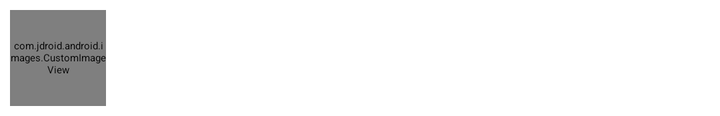
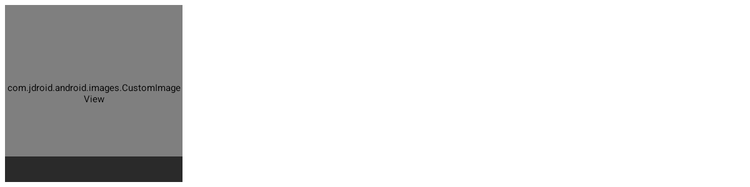

An Android layout and its configuration variant, each rendered on a device that would load it. The default file and the variant file are quoted in full after the pictures.
<!-- AndroidManifest.xml: application theme Theme.Sherlock -->
<!-- res/layout/facebook_user_item.xml -->
<?xml version="1.0" encoding="utf-8"?>
<LinearLayout xmlns:android="http://schemas.android.com/apk/res/android" android:orientation="horizontal"
	android:layout_width="match_parent" android:layout_height="wrap_content" android:paddingLeft="4dp"
	android:paddingRight="4dp" android:paddingTop="4dp" android:paddingBottom="4dp" android:gravity="center_vertical">

	<RelativeLayout android:layout_height="@dimen/rowImageDim" android:layout_width="@dimen/rowImageDim">
		<View android:layout_height="match_parent" android:layout_width="match_parent" android:background="@android:color/white" />
		<com.jdroid.android.images.CustomImageView android:id="@+id/image"
			android:scaleType="centerCrop" android:layout_width="match_parent" android:layout_height="match_parent"
			android:layout_margin="1dp" android:src="@drawable/user_default" />
	</RelativeLayout>

	<TextView android:id="@+id/fullName" android:layout_width="0dp" style="@style/h1Text"
		android:layout_marginLeft="10dp" android:layout_weight="1" />

	<ImageView android:id="@+id/socialNetworkLogo" android:layout_height="24dp" android:layout_width="24dp"
		android:layout_marginLeft="10dp" />
</LinearLayout>
<!-- resources referenced by this layout -->
<resources>
  <dimen name="rowImageDim">50dp</dimen>
  <!-- drawable user_default: png bitmap (drawable-hdpi, 1869 bytes) -->
</resources>
<!-- res/layout-large/facebook_user_item.xml (the repository's variant of the layout above) -->
<!-- drawn on a 7-inch tablet held upright -->
<?xml version="1.0" encoding="utf-8"?>
<RelativeLayout xmlns:android="http://schemas.android.com/apk/res/android" android:layout_width="150dp"
	android:layout_height="150dp" android:background="@drawable/grid_selector">

	<com.jdroid.android.images.CustomImageView android:id="@+id/image"
		android:layout_height="match_parent" android:layout_width="match_parent" android:scaleType="centerCrop" android:src="@drawable/user_default"
		android:background="@android:color/white" />

	<TextView android:id="@+id/fullName" android:layout_height="wrap_content" android:layout_width="match_parent"
		style="@style/smallText" android:fontFamily="sans-serif" android:textStyle="bold" android:background="@color/transluscentGrey"
		android:layout_alignParentBottom="true" android:padding="5dp" />

	<ImageView android:id="@+id/socialNetworkLogo" android:layout_height="24dp" android:layout_width="24dp"
		android:layout_alignParentTop="true" android:layout_alignParentRight="true" android:layout_margin="4dp" />

</RelativeLayout>
<!-- resources referenced by the variant -->
<!-- as a 7-inch tablet held upright resolves them -->
<resources>
  <color name="transluscentGrey">#AA000000</color>
  <!-- drawable grid_selector (drawable) -->
  <?xml version="1.0" encoding="utf-8"?>
  <selector xmlns:android="http://schemas.android.com/apk/res/android">
  	<item android:state_pressed="true" android:drawable="@drawable/green_rectangle" />
  	<item android:state_focused="true" android:drawable="@drawable/blue_rectangle" />
  	<item android:state_activated="true" android:drawable="@drawable/grey_rectangle" />
  </selector>
  <!-- drawable user_default: png bitmap (drawable-hdpi, 1869 bytes) -->
  <!-- drawable green_rectangle (drawable) -->
  <?xml version="1.0" encoding="utf-8"?>
  <shape xmlns:android="http://schemas.android.com/apk/res/android">
  	<solid android:color="@color/green" />
  	<corners android:radius="5dp" />
  	<padding android:left="4dp" android:top="4dp" android:right="4dp" android:bottom="4dp" />
  </shape>
  <!-- drawable blue_rectangle (drawable) -->
  <?xml version="1.0" encoding="utf-8"?>
  <shape xmlns:android="http://schemas.android.com/apk/res/android">
  	<solid android:color="@color/blue" />
  	<corners android:radius="5dp" />
  	<padding android:left="4dp" android:top="4dp" android:right="4dp" android:bottom="4dp" />
  </shape>
  <!-- drawable grey_rectangle (drawable) -->
  <?xml version="1.0" encoding="utf-8"?>
  <shape xmlns:android="http://schemas.android.com/apk/res/android">
  	<solid android:color="@color/grey" />
  	<corners android:radius="5dp" />
  	<padding android:left="4dp" android:top="4dp" android:right="4dp" android:bottom="4dp" />
  </shape>
  <color name="green">#4C7D7E</color>
  <color name="blue">#357EC7</color>
  <color name="grey">#357EC7</color>
</resources>
